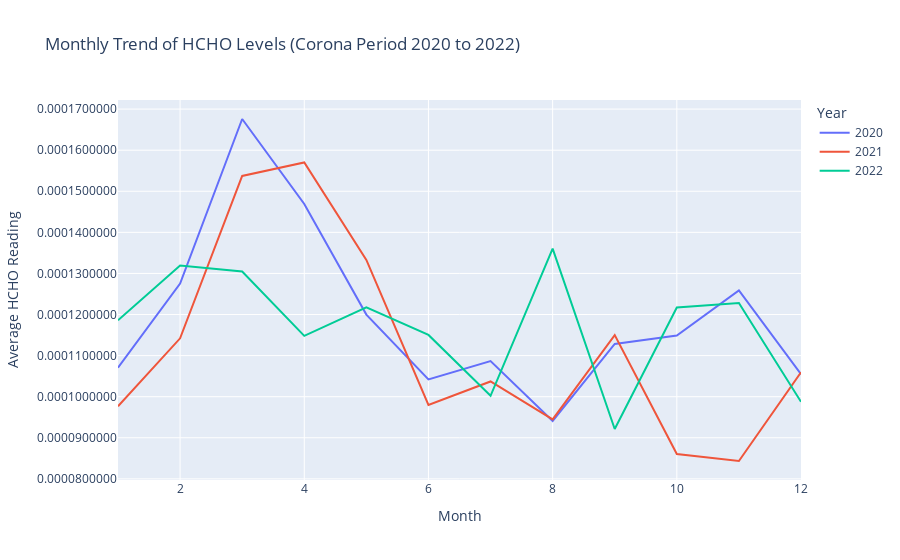

The notebook cell this image was saved under:
### Code cell
# Filter data for the years 2020 to 2022
filtered_data = df[df['Year'].isin([2020,2021, 2022])]

# Calculate the mean HCHO for each month and year
monthly_data = filtered_data.groupby(['Year', 'Month'])['HCHO'].mean().reset_index()

# Create an interactive plot
fig = px.line(monthly_data, x='Month', y='HCHO', color='Year', title='Monthly Trend of HCHO Levels (Corona Period 2020 to 2022)',
              labels={'Month': 'Month', 'HCHO': 'Average HCHO Reading', 'Year': 'Year'})

# Format y-axis to display values in standard notation
fig.update_layout(yaxis_tickformat=".10f")

fig.show()

### Figure 1 — Plotly figure (JSON) as saved in the notebook; plotly's stock layout.template omitted (floating-point values rounded to 4 significant figures)
{"data": [{"hovertemplate": "Year=2020<br>Month=%{x}<br>Average HCHO Reading=%{y}<extra></extra>", "legendgroup": "2020", "line": {"color": "#636efa", "dash": "solid"}, "marker": {"symbol": "circle"}, "mode": "lines", "name": "2020", "orientation": "v", "showlegend": true, "type": "scatter", "x": [1, 2, 3, 4, 5, 6, 7, 8, 9, 10, 11, 12], "xaxis": "x", "y": [0.0001071, 0.0001275, 0.0001676, 0.0001469, 0.00012, 0.0001042, 0.0001087, 9.409e-05, 0.0001128, 0.0001149, 0.0001259, 0.0001055], "yaxis": "y"}, {"hovertemplate": "Year=2021<br>Month=%{x}<br>Average HCHO Reading=%{y}<extra></extra>", "legendgroup": "2021", "line": {"color": "#EF553B", "dash": "solid"}, "marker": {"symbol": "circle"}, "mode": "lines", "name": "2021", "orientation": "v", "showlegend": true, "type": "scatter", "x": [1, 2, 3, 4, 5, 6, 7, 8, 9, 10, 11, 12], "xaxis": "x", "y": [9.767e-05, 0.0001142, 0.0001537, 0.000157, 0.0001333, 9.8e-05, 0.0001037, 9.45e-05, 0.000115, 8.605e-05, 8.435e-05, 0.0001059], "yaxis": "y"}, {"hovertemplate": "Year=2022<br>Month=%{x}<br>Average HCHO Reading=%{y}<extra></extra>", "legendgroup": "2022", "line": {"color": "#00cc96", "dash": "solid"}, "marker": {"symbol": "circle"}, "mode": "lines", "name": "2022", "orientation": "v", "showlegend": true, "type": "scatter", "x": [1, 2, 3, 4, 5, 6, 7, 8, 9, 10, 11, 12], "xaxis": "x", "y": [0.0001186, 0.0001319, 0.0001305, 0.0001148, 0.0001217, 0.000115, 0.0001002, 0.0001361, 9.214e-05, 0.0001217, 0.0001228, 9.876e-05], "yaxis": "y"}], "layout": {"legend": {"title": {"text": "Year"}, "tracegroupgap": 0}, "title": {"text": "Monthly Trend of HCHO Levels (Corona Period 2020 to 2022)"}, "xaxis": {"anchor": "y", "domain": [0, 1], "title": {"text": "Month"}}, "yaxis": {"anchor": "x", "domain": [0, 1], "tickformat": ".10f", "title": {"text": "Average HCHO Reading"}}}}
